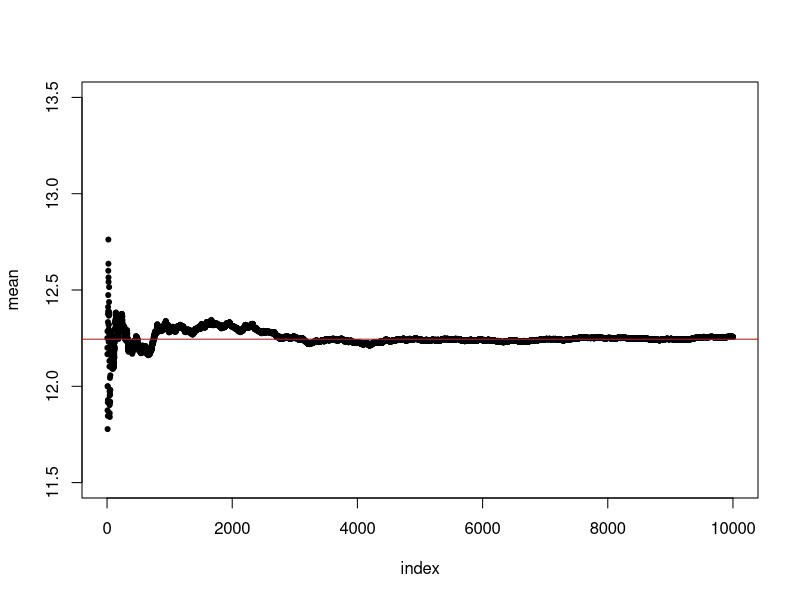
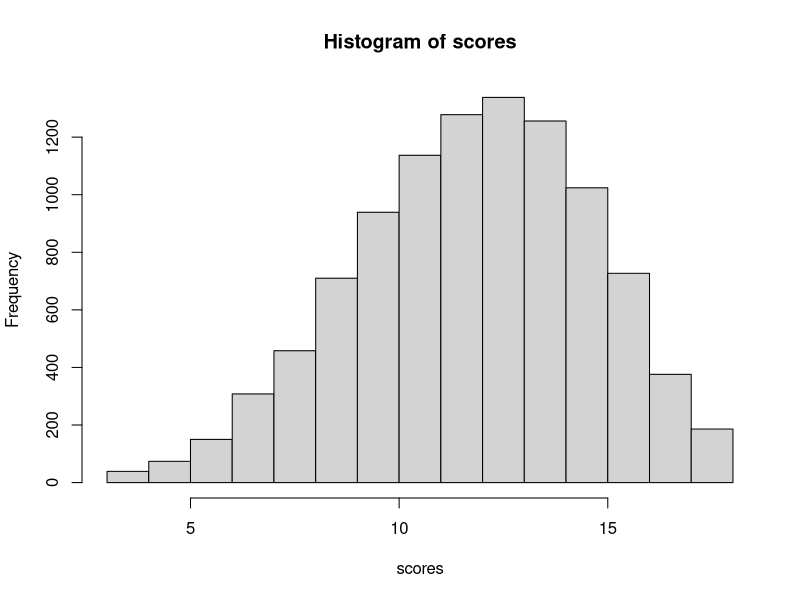

Recreate these plots in R, in order.
set.seed(1)
nrep <- 10000 # 10000000
scores <- numeric(length=0)
plot(x = 0, y = 0, ylim = c(11.5, 13.5), xlim=c(0,nrep), pch=20, 
     xlab="index", ylab="mean")
for(i in 1:nrep){
  rolls <- sample(1:6, size=4, replace=TRUE)
  scores[i] <- sum(rolls[-which.min(rolls)])
  #points(i, mean(scores))
  if(i%%10 == 0) print (i)
  points(i, mean(scores[scores > 0]), pch=20)
}
abline(h=12.2446, col='red')
mean(scores)
sd(scores)
scores <- sort(scores)
scores[c(0.025*nrep,0.975*nrep)]
hist(scores)
#barplot(scores)

ord.4 <- function(x){
  ((1/6)^4)*(4*x^3 - 6*x^2 + 4*x - 1)
}
prob.4 <- ord.4(c(1:6))
ev.4 <- sum(c(1:6)*prob.4)

ord.3 <- function(x){
  ord.4(x) + ((1/6)^4)*4*((x^3)*(6-x) - ((x-1)^3)*(7-x))
}
prob.3 <- ord.3(c(1:6))
ev.3 <- sum(c(1:6)*prob.3)

ord.2 <- function(x){
  ord.3(x) + ((1/6)^3)*((x^2)*((6-x)^2) - ((x-1)^2)*((7-x)^2))
}
prob.2 <- ord.2(c(1:6))
ev.2 <- sum(c(1:6)*prob.2)
